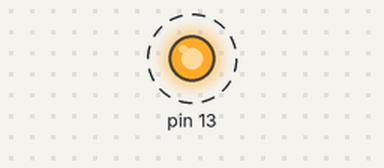
Recording of a sketch running on a simulated Arduino Uno, built with avr-gcc and run on an emulated ATmega328P. On the bench: output pins drawn as LEDs (lit = HIGH). Dashed ring = blinking. What the sketch prints to the serial monitor is not drawn.

Above: at 0.5 s.
Timing chart, 0 to 4.6 s (numbered marks = the images above):
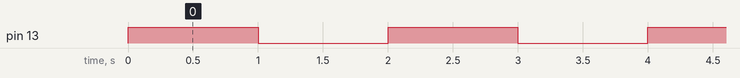

The sketch:

buffertest.ino
```cpp
/* Function Prototypes */
void initTimer4();


/* Globals */
int serialDataIn       = 0;
int serialDataInPrev   = 0;
int newPWM             = 0;
volatile int printFlag = 0;
volatile bool bufferNotEmpty = 0;
volatile byte serialBuffer[255];
int bufferHeadIdx = 0;
volatile int bufferTailIdx = 0;
volatile int bufferIdx = 0;

/* Classes */
int count = 0;

int temp1 = 3;
int temp2 = 444;
float temp3 = 0.6;
byte *pc;

union {
  int val1;  // 2
  int val2;  // 2
  int val3;  // 2
  int val4;  // 2
  //float val3; // 4
  byte bytes[8];
  } serialTxBuf;


byte tempBuff[8];
byte tempBuff2[8];

void setup() {

  pinMode(13,OUTPUT);
  Serial.begin(9600);

  bufferNotEmpty = 0;
  /* GPIO Set */


  // ----- Init Timers ---------//
  initTimer4();


  // ----- Init Motor Controller ---------//

  Serial.println("Init complete!");
  Serial.println("");
  Serial.println("Datas");

//for(int ii = 0; ii <16; ii++)
//{
//  serialBuffer[ii*2] = (uint8_t)1;
//  serialBuffer[ii*2+1] = (uint8_t)2;
//}

bufferIdx = 24;

pc = (byte*)&temp3;

memcpy(serialBuffer, &temp1, 2);
memcpy(serialBuffer+2, &temp2, 2);
memcpy(serialBuffer+4, &temp3, 4);
memcpy(serialBuffer+8, &temp1, 2);
memcpy(serialBuffer+10, &temp2, 2);
memcpy(serialBuffer+12, &temp3, 4);


//memcpy(serialBuffer,     tempBuff, 8);
//memcpy(&serialBuffer[8], tempBuff, 8);
//memcpy(&serialBuffer[16], tempBuff, 8);
//memcpy(&serialBuffer[24], tempBuff, 8);
}

void loop() {

  // ----- Check for new commands via serial ---------//
  if (Serial.available()) {      // If anything comes in Serial (USB),
   // = Serial.parseInt();              // read it and send it out Serial1 (pins 0 & 1)
  }

  // ----- Print data based on Timer 4 ISR ---------//


  if(bufferIdx >= 24){
    memcpy(tempBuff,&serialBuffer[bufferHeadIdx],8);
    //Serial.write(tempBuff, 8);
  //  for (int ii = 0; ii< 8; ii++)
  //  {
     Serial.write(tempBuff,8);
     Serial.println("");
     //Serial.write(serialBuffer[ii]);
 //   }
//    Serial.print("--");
//    Serial.print(bufferHeadIdx);
//    Serial.print("    " );
//    Serial.println(bufferIdx);
    bufferHeadIdx += 8;

    if (bufferHeadIdx > bufferIdx)
    {
      bufferIdx = 0;
      bufferHeadIdx =0;
//      Serial.println("Cleared!");
    }


  }


}


/* ---------------------------------*/
/* ----------- ISR    --------------*/
/* ---------------------------------*/


/* ---------------------------------*/
/* ----------- Timer 4--------------*/
/* ---------------------------------*/

void initTimer4()
{
  unsigned char clockSelectBits;

  TCCR1A = 0;
  TCCR1B = 0;
  TCNT1  = 0;

  OCR1A = 62500;            //1 Hz, fclock/(prescaler * rate) - 1
  TCCR1B |= (1 << WGM12);   // CTC mode
  TCCR1B |= (1 << CS12);    // 256 prescaler
  TIMSK1 |= (1 << OCIE1A);  // enable timer compare interrupt

}


/* ISR for Timer 4 */
ISR(TIMER1_COMPA_vect)          // timer compare interrupt service routine
{

  count++;
  printFlag = 1;
   PORTB ^= _BV(PB5);  // Toggle pin 13
  // PORTB ^= B00100000;// toggles bit which affects pin13

 //memcpy(tempBuff2, count+48, 4*sizeof(count));
 tempBuff2[0] = count;
 tempBuff2[1] = count;
 tempBuff2[2] = count;
 tempBuff2[3] = count;

 //memcpy(serialBuffer + bufferIdx,tempBuff2 ,8);
  bufferIdx += 8;
}
```

Measured:
- by itself, pin 13: alternates HIGH for 1.0 s and LOW for 1.0 s
